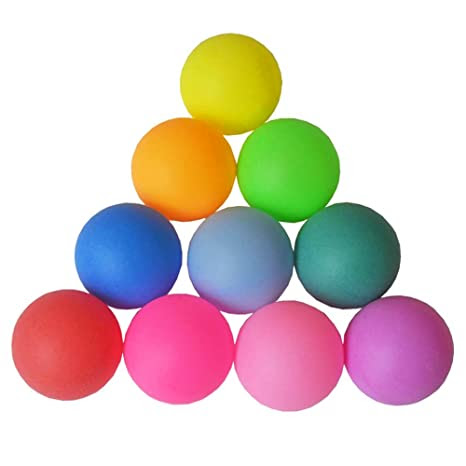
#> input picture colorBalls.jpg, 466 x 466 px
$ python Filtromorado.py
#> lines starting #> are read from the running program, lines starting #| are printed output that depends on the picture; after the words box and inside, x2 and y2 are one past the last pixel; in counts of white or black regions, pixels touching at a corner belong together
import cv2
import numpy as np
img = cv2.imread("colorBalls.jpg")
#> img is the input picture: shape (466, 466, 3); mean B, G, R 196, 199.8, 217.4
HSV = cv2.cvtColor(img, cv2.COLOR_BGR2HSV)
#> HSV: shape (466, 466, 3); mean H, S, V 48.3, 69.5, 232.5
moradoInf = np.array([157,153,20])
moradoSup = np.array([160,255,255])
morado2Inf = np.array([165,153,20])
morado2Sup = np.array([170,255,255])
moradoMask = cv2.inRange(HSV,moradoInf,moradoSup)
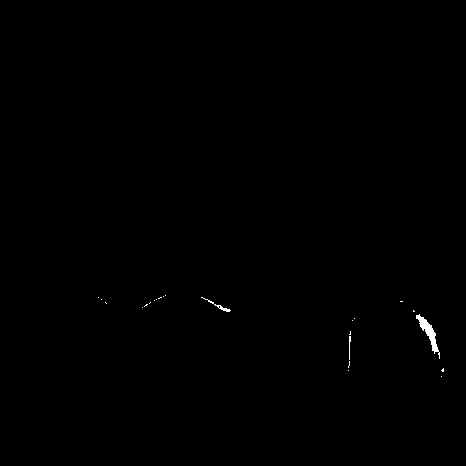
#> moradoMask: shape (466, 466); 0.2% white; 23 white regions (20 under 20 px), largest, box (x1, y1, x2, y2) and area: (416, 314, 440, 359) 292, (201, 297, 231, 312) 64, (349, 336, 351, 360) 30
morado2Mask = cv2.inRange(HSV,morado2Inf,morado2Sup)
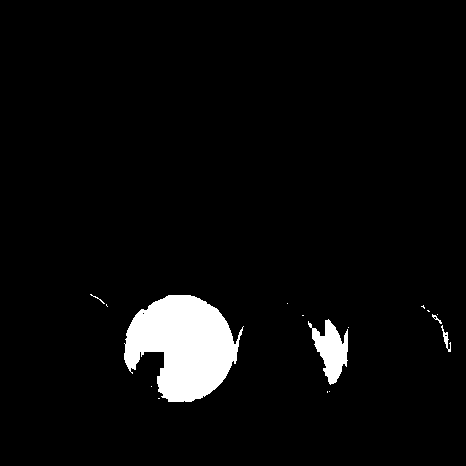
#> morado2Mask: shape (466, 466); 4.5% white; 16 white regions (11 under 20 px), largest, box (x1, y1, x2, y2) and area: (124, 295, 244, 402) 8352, (308, 319, 348, 385) 1346, (441, 325, 451, 352) 86, (432, 314, 442, 324) 29, (90, 294, 105, 304) 22
moradoMask3 = moradoMask + morado2Mask
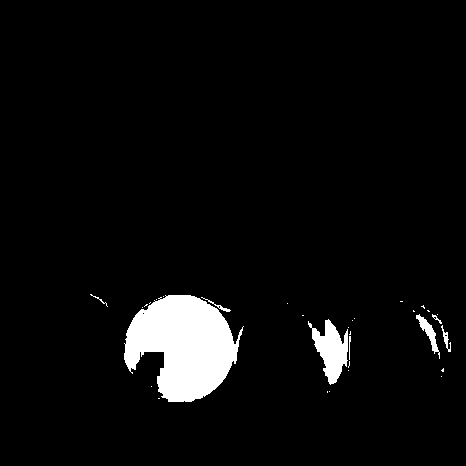
#> moradoMask3: shape (466, 466); 4.7% white; 32 white regions (24 under 20 px), largest, box (x1, y1, x2, y2) and area: (124, 295, 244, 402) 8358, (308, 319, 348, 385) 1346, (416, 314, 440, 359) 292
res = cv2.bitwise_and(img, img, mask=moradoMask3)
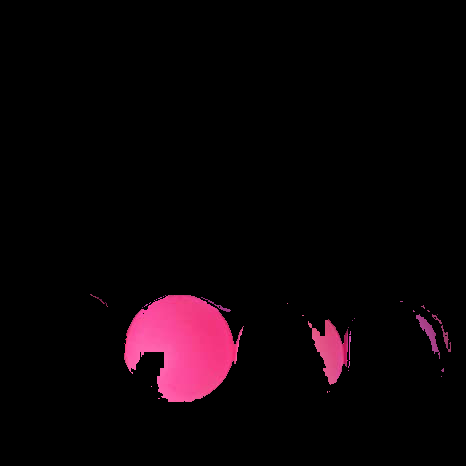
#> res: shape (466, 466, 3); mean B, G, R 6.8, 3.4, 11.3
cv2.imshow('img', img)
cv2.imshow('mask', moradoMask3)
cv2.imshow('morado', res)
cv2.waitKey(0)
